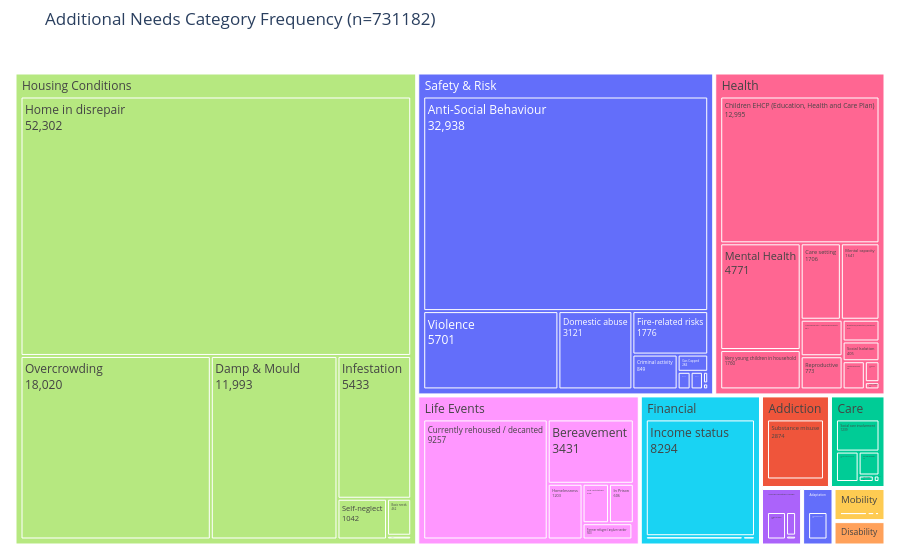

The cell this chart's notebook holds for it:
### Code cell
analyse_class_imbalance(df, taxonomy)

### Figure 1 — Plotly figure (JSON) as saved in the notebook; plotly's stock layout.template omitted (floating-point values rounded to 4 significant figures; data arrays with more than 128 entries replaced by an {"elided": "..."} marker saying what was removed)
{"data": [{"branchvalues": "total", "customdata": {"elided": "66x2 mixed values"}, "domain": {"x": [0, 1], "y": [0, 1]}, "hovertemplate": "<b>%{label}</b><br>Count: %{value:,}<extra></extra>", "ids": ["Adaptation/Requires adapted property", "Adaptation", "Addiction/Gambling", "Addiction", "Addiction/Substance misuse", "Care/Care setting", "Care/Care leaver or ‘looked after’ (under 25)", "Care/Care experienced (over 25)", "Care/Social care involvement", "Care", "Care/Has caring responsibility", "Communication needs/Digital Exclusion", "Communication needs", "Communication needs/Communication needs", "Communication needs/Fluency in English", "Disability/Sensory", "Disability", "Financial/Cost of living", "Financial", "Financial/Income status", "Financial/Client Financial Affairs Team", "Health/Reproductive", "Health/Terminally ill", "Health/Breathing (respiratory) problems", "Health/Neurodiversity / Learning Disability", "Health/Social Isolation", "Health/Mental capacity", "Health/Care setting", "Health/Very young children in household", "Health/Mental Health", "Health", "Health/Children EHCP (Education, Health and Care Plan)", "Health/Poor health", "Health/Cognitive impairment", "Housing Conditions/Dangerous animals", "Housing Conditions", "Housing Conditions/Home in disrepair", "Housing Conditions/Damp & Mould", "Housing Conditions/Basic needs", "Housing Conditions/Self-neglect", "Housing Conditions/Overcrowding", "Housing Conditions/Infestation", "Life Events/In Prison", "Life Events/Left institution ", "Life Events/Bereavement", "Life Events/Homelessness", "Life Events/Currently rehoused / decanted", "Life Events/Former refugee / asylum seeker", "Life Events", "Life Events/Ex service personnel", "Life Events/Identity", "Mobility/Physical disability", "Mobility/Temporary Mobility", "Mobility/Mobility", "Mobility", "Safety & Risk/Violence", "Safety & Risk/Anti-Social Behaviour", "Safety & Risk/Gas Capped", "Safety & Risk/Home unsuitable from a medical perspective", "Safety & Risk/Serious Youth Violence", "Safety & Risk/Fire-related risks", "Safety & Risk/Criminal activity", "Safety & Risk/Children at risk", "Safety & Risk/Risk of exploitation", "Safety & Risk", "Safety & Risk/Domestic abuse"], "labels": ["Requires adapted property", "Adaptation", "Gambling", "Addiction", "Substance misuse", "Care setting", "Care leaver or ‘looked after’ (under 25)", "Care experienced (over 25)", "Social care involvement", "Care", "Has caring responsibility", "Digital Exclusion", "Communication needs", "Communication needs", "Fluency in English", "Sensory", "Disability", "Cost of living", "Financial", "Income status", "Client Financial Affairs Team", "Reproductive", "Terminally ill", "Breathing (respiratory) problems", "Neurodiversity / Learning Disability", "Social Isolation", "Mental capacity", "Care setting", "Very young children in household", "Mental Health", "Health", "Children EHCP (Education, Health and Care Plan)", "Poor health", "Cognitive impairment", "Dangerous animals", "Housing Conditions", "Home in disrepair", "Damp & Mould", "Basic needs", "Self-neglect", "Overcrowding", "Infestation", "In Prison", "Left institution ", "Bereavement", "Homelessness", "Currently rehoused / decanted", "Former refugee / asylum seeker", "Life Events", "Ex service personnel", "Identity", "Physical disability", "Temporary Mobility", "Mobility", "Mobility", "Violence", "Anti-Social Behaviour", "Gas Capped", "Home unsuitable from a medical perspective", "Serious Youth Violence", "Fire-related risks", "Criminal activity", "Children at risk", "Risk of exploitation", "Safety & Risk", "Domestic abuse"], "marker": {"colors": ["#636efa", "#636efa", "#EF553B", "#EF553B", "#EF553B", "#00cc96", "#00cc96", "#00cc96", "#00cc96", "#00cc96", "#00cc96", "#ab63fa", "#ab63fa", "#ab63fa", "#ab63fa", "#FFA15A", "#FFA15A", "#19d3f3", "#19d3f3", "#19d3f3", "#19d3f3", "#FF6692", "#FF6692", "#FF6692", "#FF6692", "#FF6692", "#FF6692", "#FF6692", "#FF6692", "#FF6692", "#FF6692", "#FF6692", "#FF6692", "#FF6692", "#B6E880", "#B6E880", "#B6E880", "#B6E880", "#B6E880", "#B6E880", "#B6E880", "#B6E880", "#FF97FF", "#FF97FF", "#FF97FF", "#FF97FF", "#FF97FF", "#FF97FF", "#FF97FF", "#FF97FF", "#FF97FF", "#FECB52", "#FECB52", "#FECB52", "#FECB52", "#636efa", "#636efa", "#636efa", "#636efa", "#636efa", "#636efa", "#636efa", "#636efa", "#636efa", "#636efa", "#636efa"]}, "name": "", "parents": ["Adaptation", "", "Addiction", "", "Addiction", "Care", "Care", "Care", "Care", "", "Care", "Communication needs", "", "Communication needs", "Communication needs", "Disability", "", "Financial", "", "Financial", "Financial", "Health", "Health", "Health", "Health", "Health", "Health", "Health", "Health", "Health", "", "Health", "Health", "Health", "Housing Conditions", "", "Housing Conditions", "Housing Conditions", "Housing Conditions", "Housing Conditions", "Housing Conditions", "Housing Conditions", "Life Events", "Life Events", "Life Events", "Life Events", "Life Events", "Life Events", "", "Life Events", "Life Events", "Mobility", "Mobility", "Mobility", "", "Safety & Risk", "Safety & Risk", "Safety & Risk", "Safety & Risk", "Safety & Risk", "Safety & Risk", "Safety & Risk", "Safety & Risk", "Safety & Risk", "", "Safety & Risk"], "textinfo": "label+value", "type": "treemap", "values": [847.0, 847.0, 120.0, 2994.0, 2874.0, 87.0, 609.0, 33.0, 1239.0, 2410.0, 442.0, 329.0, 1108.0, 54.0, 725.0, 594.0, 594.0, 208.0, 8528.0, 8294.0, 26.0, 773.0, 171.0, 446.0, 851.0, 405.0, 1641.0, 1706.0, 1760.0, 4771.0, 25930.0, 13000.0, 59.0, 348.0, 47.0, 89300.0, 52300.0, 11990.0, 462.0, 1042.0, 18020.0, 5433.0, 606.0, 645.0, 3431.0, 1203.0, 9257.0, 503.0, 15660.0, 13.0, 1.0, 147.0, 99.0, 561.0, 807.0, 5701.0, 32940.0, 284.0, 17.0, 33.0, 1776.0, 849.0, 117.0, 123.0, 44960.0, 3121.0]}], "layout": {"legend": {"tracegroupgap": 0}, "margin": {"b": 10, "l": 10, "r": 10, "t": 50}, "title": {"text": "Additional Needs Category Frequency (n=731182)"}}}
